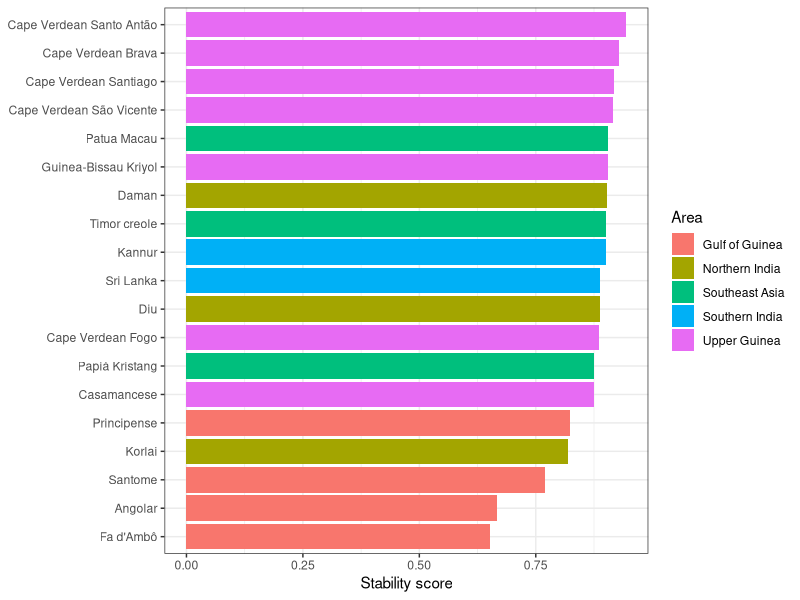
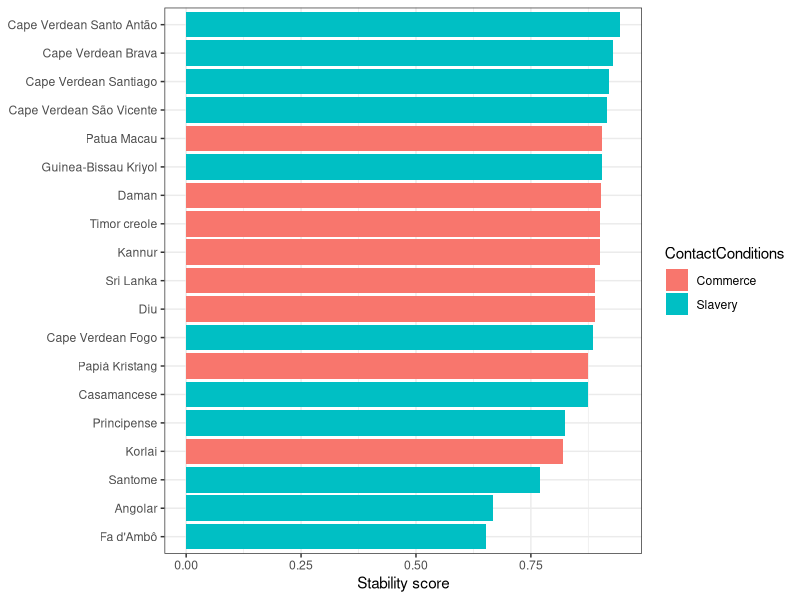
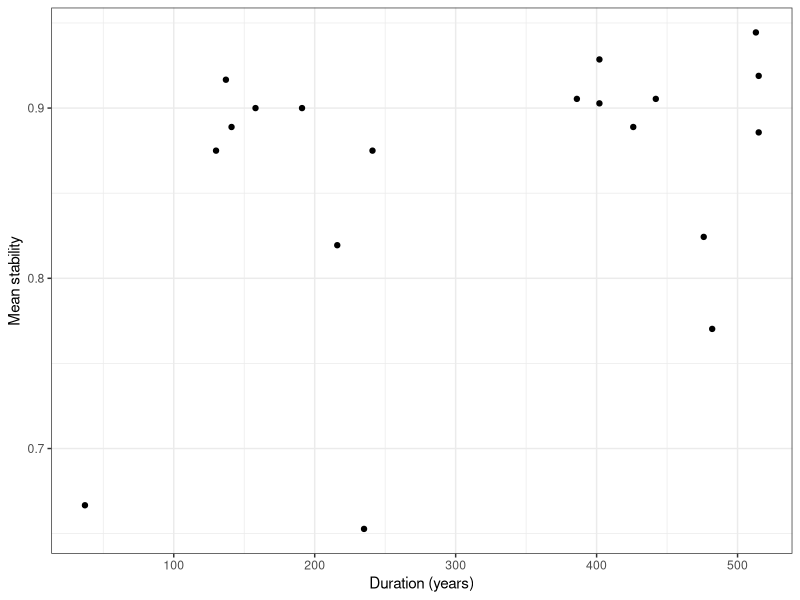
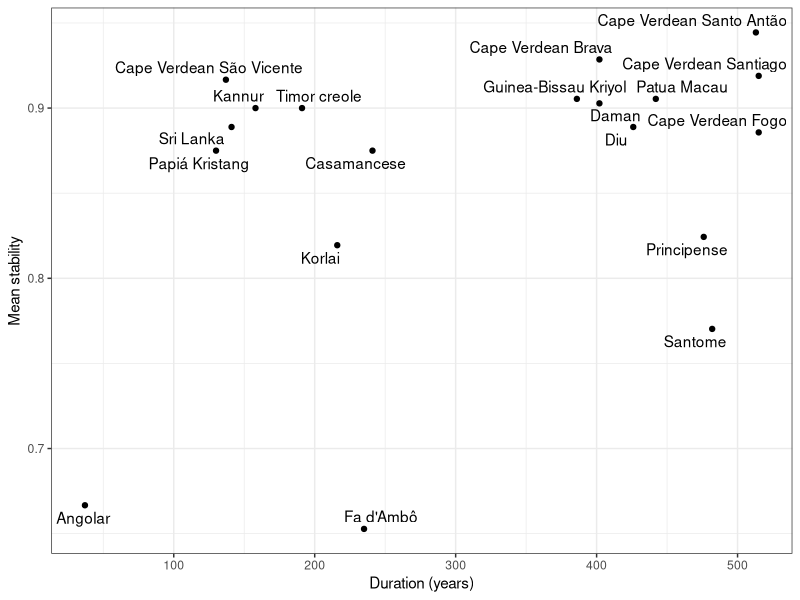
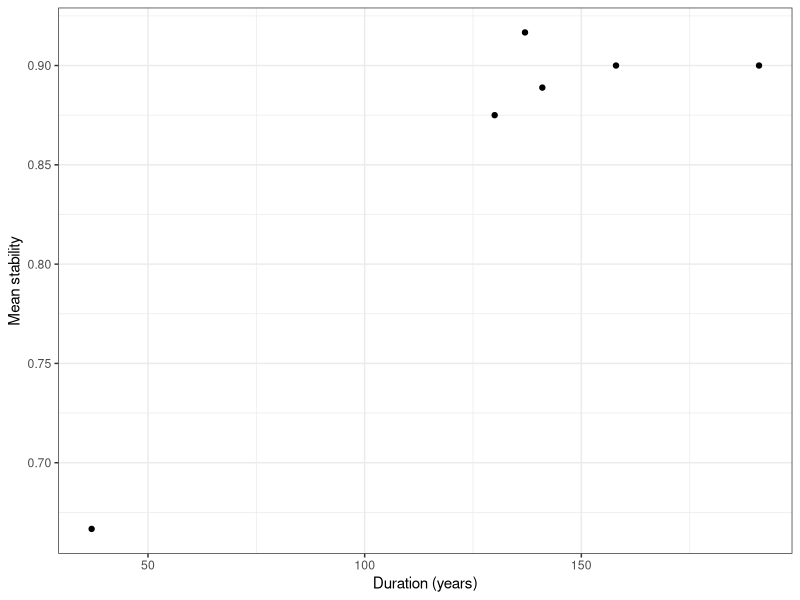
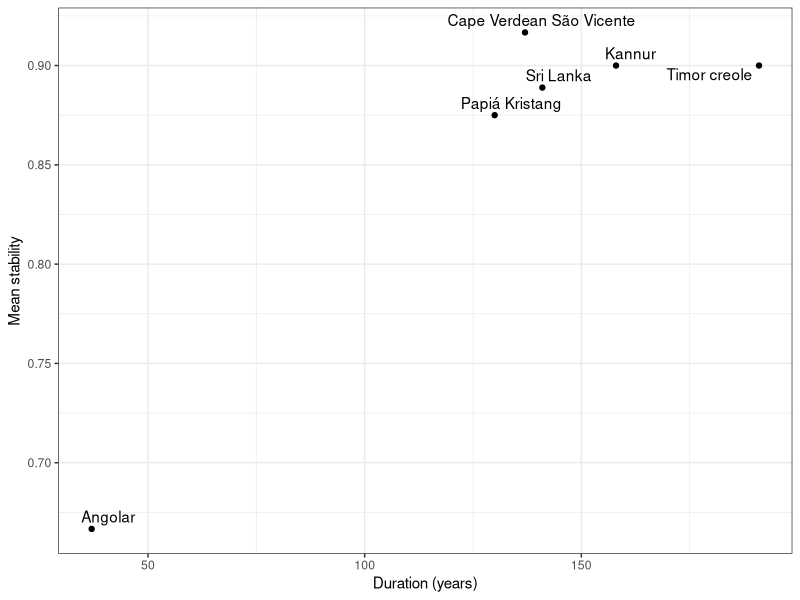
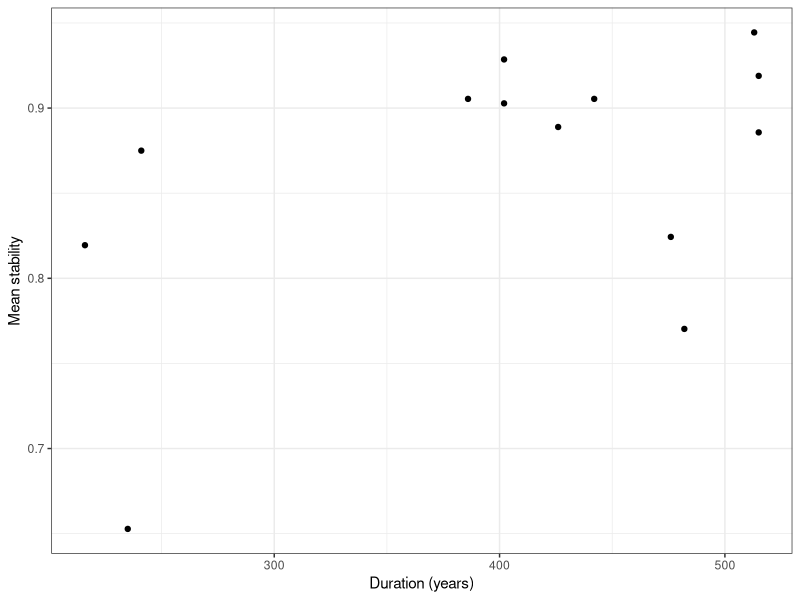
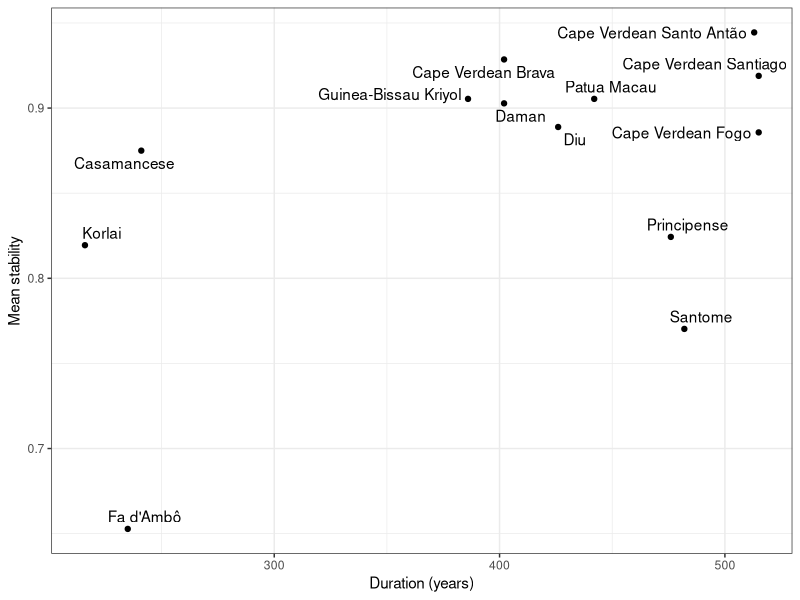

Generate these figures, in order, with R: (Note: this script raises an error after producing the figures.)
## ---- chunk 1
library(tidyverse)
library(knitr)
library(ggrepel)

# Set the theme for all figures
theme_set(theme_bw())
## ---- chunk 2
database <- read_csv('database.csv')
## ---- chunk 3
database %>% head() %>% kable()
## ---- chunk 4
database$duration <- database$`EndOfInfluence` - database$`FirstMajorSettlement`
## ---- chunk 5
database <- mutate(database, GlobalStability = (PlaceStability + MannerStability)/2)
# table(database$Language, database$GlobalStability)
## ---- chunk 6
database <- database %>% mutate(duration_group = ifelse(duration <= 200, 'short', 'long'))
## ---- chunk 7
database <- database %>% mutate(categorical_stability = ifelse(PlaceStability == 1 & MannerStability == 1, 'no manner/no place', NA))

database <- database %>% mutate(categorical_stability = ifelse(PlaceStability == 1 & MannerStability == 0, 'manner/no place', categorical_stability))

database <- database %>% mutate(categorical_stability = ifelse(PlaceStability == 0 & MannerStability == 1, 'no manner/place', categorical_stability))

database <- database %>% mutate(categorical_stability = ifelse(PlaceStability == 0 & MannerStability == 0, 'manner/place', categorical_stability))

table(database$categorical_stability)
## ---- chunk 8
creole_stability <- database %>% group_by(Language, Area, duration, duration_group, ContactConditions) %>% summarize(MeanStability = mean(GlobalStability, na.rm = TRUE))
## ---- chunk 9
ggplot(creole_stability) + 
  geom_bar(aes(x = MeanStability, y = reorder(Language, MeanStability), fill = Area), 
           stat = "identity", show.legend = TRUE) +
  theme(axis.title.y = element_blank()) +
  labs(x = "Stability score")
## ---- chunk 10
table(creole_stability$Area)
## ---- chunk 11
ggplot(creole_stability) + 
  geom_bar(aes(x = MeanStability, y = reorder(Language, MeanStability), fill = ContactConditions), 
           stat = "identity", show.legend = TRUE) +
  theme(axis.title.y = element_blank()) +
  labs(x = "Stability score")
## ---- chunk 12
ggplot(creole_stability, aes(x=duration, y=MeanStability)) +
  geom_point() +
  xlab("Duration (years)") +
  ylab("Mean stability")
## ---- chunk 13
ggplot(creole_stability, aes(x=duration, y=MeanStability)) +
  geom_point() +
  geom_text_repel(aes(label = creole_stability$Language)) +
  xlab("Duration (years)") +
  ylab("Mean stability")
## ---- chunk 14
msd <- lm(MeanStability ~ duration, data=creole_stability)
summary(msd)
## ---- chunk 15
tmp_short <- creole_stability %>% filter(duration <= 200)
tmp_long <- creole_stability %>% filter(duration > 200)
## ---- chunk 16
ggplot(tmp_short, aes(x=duration, y=MeanStability)) +
  geom_point() +
  xlab("Duration (years)") +
  ylab("Mean stability")

ggplot(tmp_short, aes(x=duration, y=MeanStability)) +
  geom_point() +
  geom_text_repel(aes(label = tmp_short$Language)) +
  xlab("Duration (years)") +
  ylab("Mean stability")
## ---- chunk 17
ggplot(tmp_long, aes(x=duration, y=MeanStability)) +
  geom_point() +
  xlab("Duration (years)") +
  ylab("Mean stability")

ggplot(tmp_long, aes(x=duration, y=MeanStability)) +
  geom_point() +
  geom_text_repel(aes(label = tmp_long$Language)) +
  xlab("Duration (years)") +
  ylab("Mean stability")
## ---- chunk 18
msd <- lm(MeanStability ~ duration + duration_group * duration, data=creole_stability)
summary(msd)
## ---- chunk 19
ggplot(creole_stability, aes(x = duration, y = MeanStability, color = duration_group)) +
  geom_smooth(method = "lm") +
  geom_point() +
  xlab("Duration (years)") +
  ylab("Mean stability") +
  labs(color = "Duration group")
## ---- chunk 20
library(mgcv)
# Factorize duration_group
creole_stability$duration_group = as.factor(creole_stability$duration_group)

# Model with an interaction between duration_group and duration
# (with maximum of cubic-spline fit)
msd.gam <- gam(MeanStability ~ duration_group + s(duration, k=3) + s(duration, by=duration_group, k=3), data=creole_stability)

summary(msd.gam)

plot(msd.gam, all.terms=T, shade=T, pages=1)

qqnorm(resid(msd.gam)); qqline(resid(msd.gam))

msd.gam.trimmed <- gam(MeanStability ~ duration_group + s(duration, k=3) + s(duration, by=duration_group, k=3), data=creole_stability %>% filter(MeanStability>0.7))

summary(msd.gam.trimmed)

plot(msd.gam.trimmed, sel=1, shade=T, ylab="Effect on mean stability", xlab="Duration of influence", residuals=T, main="Main effect of duration", cex=5, pch=".", col='dodgerblue'); abline(h=0, lty=2, col="red")

plot(msd.gam.trimmed, sel=2, shade=T, ylab="Effect on mean stability", xlab="Duration of influence", main="Long-term influence", col='dodgerblue'); abline(h=0, lty=2, col="red")

plot(msd.gam.trimmed, sel=3, shade=T, ylab="Effect on mean stability", xlab="Duration of influence", main="Short-term influence", col='dodgerblue'); abline(h=0, lty=2, col="red")

# (dotted lines indicate error)
plot(msd.gam.trimmed, all.terms=T, sel=4, ylab="Effect on mean stability", xlab="Duration group", main="Main effect of duration group")

# checking out the model performance
qqnorm(resid(msd.gam.trimmed)); qqline(resid(msd.gam.trimmed)) # meh
## ---- chunk 21
ggplot(database, aes(duration, MannerStability, colour=duration_group)) + 
  geom_point() + 
  geom_smooth(method = "lm") +
  facet_wrap(~Class) +
  xlab("Duration (years)") +
  ylab("Manner stability") +
  labs(color="Duration")
## ---- chunk 22
ggplot(database, aes(duration, GlobalStability, colour=duration_group)) + 
  geom_point() + 
  geom_smooth() +
  facet_wrap(~Class) +
  xlab("Duration (years)") +
  ylab("Global stability") +
  labs(color="Duration")
## ---- chunk 23
ggplot(database, aes(duration, PlaceStability, colour=duration_group)) + 
  geom_point() + 
  geom_smooth(method = "lm") +
  facet_wrap(~LexifierPhoneme)  +
  xlab("Duration (years)") +
  ylab("Place stability") +
  labs(color="Duration")
## ---- chunk 24
ggplot(database, aes(duration, MannerStability, colour=duration_group)) + 
  geom_point() + 
  geom_smooth() +
  facet_wrap(~LexifierPhoneme) +
  xlab("Duration (years)") +
  ylab("Mean stability") +
  labs(color="Duration")
## ---- chunk 25
ggplot(database, aes(duration, GlobalStability, colour=duration_group)) + 
  geom_point() + 
  geom_smooth() +
  facet_wrap(~LexifierPhoneme) +
  xlab("Duration (years)") +
  ylab("Global stability") +
  labs(color="Duration")
## ---- chunk 26
place_results <- database %>% group_by(LexifierPhoneme) %>% summarize(mplace = mean(PlaceStability, na.rm = TRUE))
manner_results <- database %>% group_by(LexifierPhoneme) %>% summarize(mmanner = mean(MannerStability, na.rm = TRUE))

consonant_stability <- left_join(place_results, manner_results, by = "LexifierPhoneme")

class <- c("nasal", "rhotic", "lateral", "fricative", "stop", "stop", "fricative", "stop", "stop", "lateral", "nasal", "nasal", "stop", "rhotic", "fricative", "stop", "affricate", "fricative", "fricative")

consonant_stability_class <- cbind(consonant_stability, class)
## ---- chunk 27
ggplot(consonant_stability, aes(y = mmanner, x = mplace)) +
  geom_point(position = "dodge", aes(color=class)) + 
  geom_text_repel(aes(label = LexifierPhoneme), size=4) +
  xlab("Mean stability (place of articulation)") +
  ylab("Mean stability (manner of articulation)") +
  labs(color="Segment class")
  # + theme(text = element_text(size=20))
## ---- chunk 28
consonant_global_stability <- mutate(consonant_stability_class, mglobal = (mmanner + mplace)/2)

ggplot(consonant_global_stability) + 
  geom_bar(aes(x = mglobal, 
               y = reorder(LexifierPhoneme, mglobal),
               fill = class), stat = "identity", show.legend = TRUE) +
  labs(x = "Stability score", y = "Phoneme", fill = "Manner")
## ---- chunk 29
# qplot(x = duration, y = MeanStability, data = consonant_global_stability, color = duration_group) +
#  geom_smooth(method = "lm") 
## ---- chunk 30
library(lmerTest)

# Factorizing
mod.db = database %>%
              as.data.frame() %>%
              mutate(categorical_stability = as.factor(categorical_stability),
              Lexifier = as.factor(Lexifier),
              CreolePhoneme = as.factor(CreolePhoneme),
              Language = as.factor(Language))

# Remove singletons/doubletons
#goodies = names(table(mod.db$CreolePhoneme)>2)

#mod.db = mod.db %>%
#         filter(CreolePhoneme %in% goodies)
## ---- chunk 31
plot(mod.db$categorical_stability, mod.db$duration, notch=T)
## ---- chunk 32
table(mod.db$categorical_stability)

# Place stability
cat.mod.place = glmer(PlaceStability ~ log(duration) + (1|CreolePhoneme), data=mod.db, family="binomial")

summary(cat.mod.place)

# Manner stability
cat.mod.manner = glmer(MannerStability ~ log(duration) + (1|CreolePhoneme), data=mod.db, family="binomial")

summary(cat.mod.manner)

# Duration group
cat.mod.group = glmer(as.factor(duration_group) ~ PlaceStability + MannerStability + (1|CreolePhoneme), data=mod.db, family="binomial", nAGQ=0)

summary(cat.mod.group)
## ---- chunk 33
data_by_position <- database %>% select(Position, LexifierPhoneme, PlaceStability, MannerStability) %>% mutate(Position = tolower(Position))

data_by_position$PlaceStability <- as.numeric(data_by_position$PlaceStability)

data_by_position$MannerStability <- as.numeric(data_by_position$MannerStability)
## ---- chunk 34
position_stability <- mutate(data_by_position, GlobalStability = (PlaceStability + MannerStability)/2)

position_results <- position_stability %>% group_by(LexifierPhoneme, Position) %>% summarize(m = mean(GlobalStability, na.rm = TRUE))
## ---- chunk 35
position_results$Position <- factor(position_results$Position, levels = c('word-initial', 'word-medial', 'word-final'))

ggplot(position_results, aes(x = LexifierPhoneme, y = m, fill = Position)) + 
  geom_col(position = position_dodge2(width = 0.9, preserve = "single")) +
  theme(axis.title.x = element_blank(),
        axis.title.y = element_blank()) +
  labs(x = "Lexifier phoneme", y = "Mean stability", fill = "Word position")
## ---- chunk 36
ggplot(position_results) + 
  geom_bar(aes(x = m,
               y = reorder(LexifierPhoneme, m),
               fill = Position), 
           stat = "identity", 
           show.legend = TRUE,
           position = "dodge2") +
  labs(x = "Stability score", y = "Phoneme", fill = "Word position")
## ---- chunk 37
position_results1 <- position_results %>% pivot_wider(names_from = Position, values_from = m)

different_position <- subset(position_results1, position_results1$`word-initial` != position_results1$`word-medial` | position_results1$`word-final` != position_results1$`word-medial`)

different_position_results <- different_position %>% pivot_longer(c(`word-initial`, `word-medial`, `word-final`), names_to = "Position", values_to = "m")

different_position_results$Position <- factor(different_position_results$Position, levels = c('word-initial', 'word-medial', 'word-final'))

ggplot(different_position_results, 
       aes(x = LexifierPhoneme, y = m, fill = Position)) + 
  geom_col(position = position_dodge2(width = 0.9, preserve = "single")) +
  labs(x = "Lexifier phoneme", y = "Mean stability", fill = "Word position")
## ---- chunk 38
# TODO: reorder doesn't work here
ggplot(different_position_results) + 
  geom_bar(aes(x = m,
               y = reorder(LexifierPhoneme, m),
               fill = Position), 
           stat = "identity", 
           show.legend = TRUE,
           position = "dodge2") +
  labs(x = "Stability score", y = "Phoneme", fill = "Word position")
## ---- chunk 39
m <- lm(MeanStability ~ ContactConditions, data=creole_stability)
summary(m)
## ---- chunk 40
ggplot(creole_stability, aes(x = ContactConditions, y = MeanStability, fill = ContactConditions)) +
  geom_smooth(method = "lm") +
  geom_violin()  +
  xlab("Contact condition") +
  ylab("Mean stability") +
  guides(fill="none")
## ---- chunk 41
m <- lm(MeanStability ~ duration + ContactConditions * duration, data=creole_stability)
summary(m)
## ---- chunk 42
ggplot(creole_stability, aes(x = duration, y = MeanStability, color = ContactConditions)) +
  geom_smooth(method = "lm") +
  geom_point() +
  xlab("Duration (years)") +
  ylab("Mean stability") +
  labs(color="Contact conditions")
